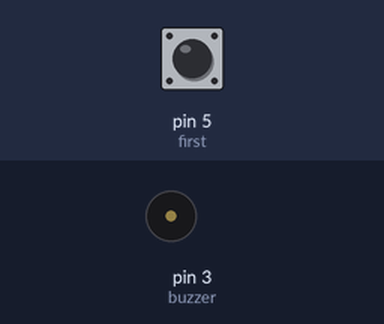
The sketch below on a simulated Arduino Uno, built with avr-gcc and run on an emulated ATmega328P. Shown: buzzer (waves = sounding, pin HIGH). The test bench sets the inputs (shaded band); at power-on: pin 5 (first) HIGH.

Above: at 1.2 s.
1.3 s: pin 5 (first) pulled LOW for 1 s
At 1.7 s:
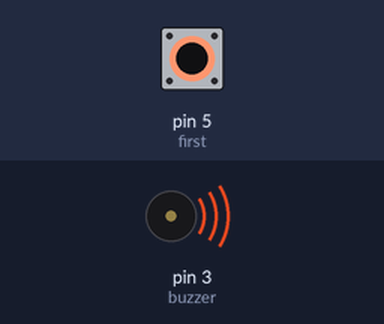
3.8 s: pin 5 (first) pulled LOW for 3.2 s
At 8.7 s:
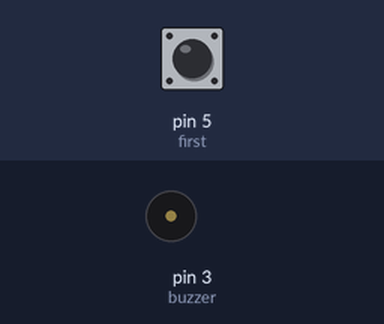
Timing chart, 0 to 10.2 s (numbered marks = the images above; inputs shaded):
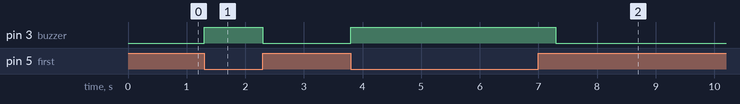

Measured:
- after the input at 1.3 s, pin 3 (buzzer): LOW → HIGH at once, → LOW 1.0 s later
- after the input at 3.8 s, pin 3 (buzzer): LOW → HIGH at once, → LOW 3.5 s later

The sketch:

pad_test.ino
```cpp
#include <Key.h>
#include <Keypad.h>

const int first=5;
const int buzzer=3;

void setup() {
pinMode(first,INPUT_PULLUP);
pinMode(buzzer,OUTPUT);
}

void loop() {
if(digitalRead(first)==LOW) {
  digitalWrite(buzzer,HIGH);
  delay(500);
  digitalWrite(buzzer,LOW);

}

}
```
